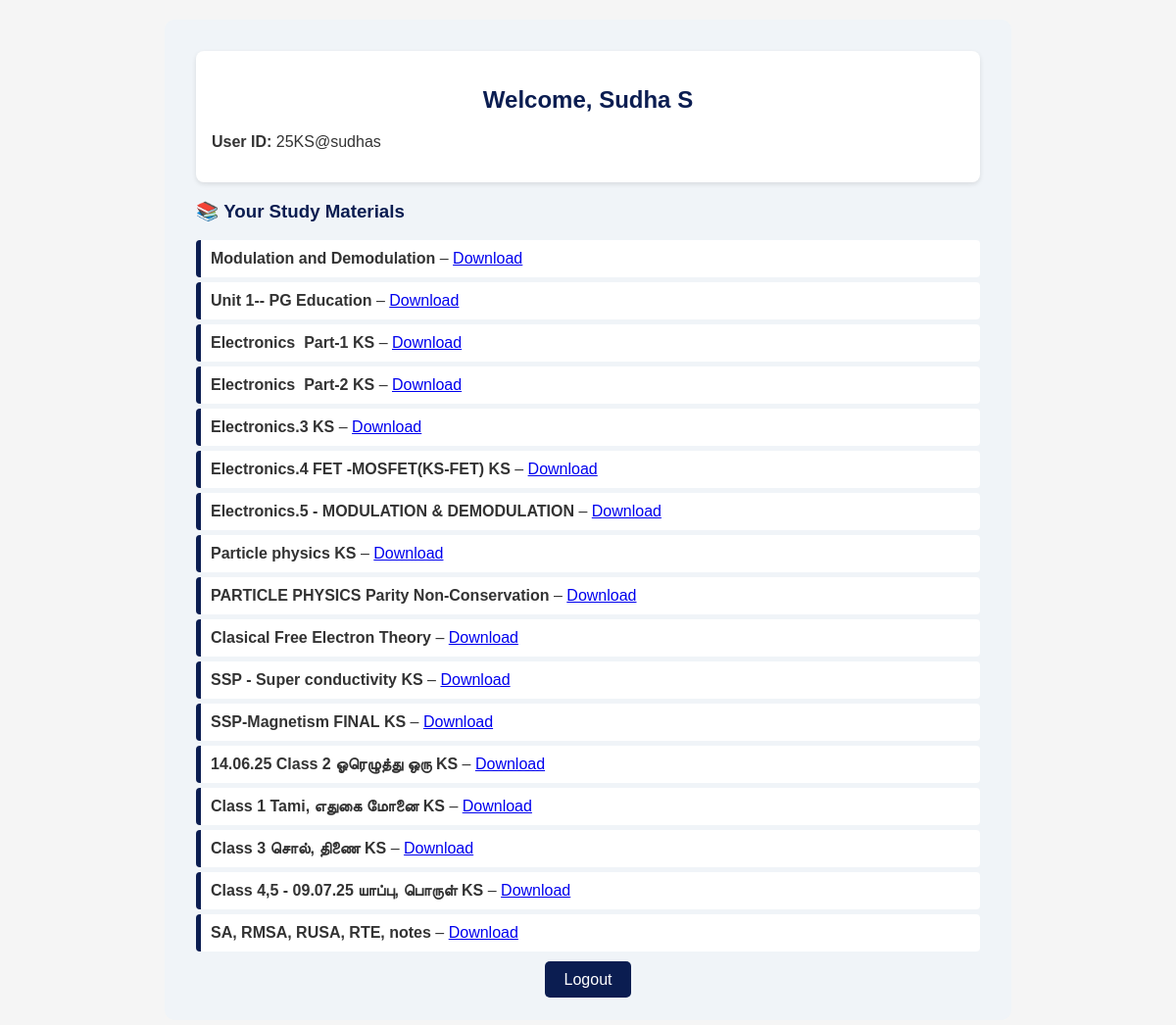
/student (signed in), run on the app's committed database.
### tables this page shows
CREATE TABLE students (
        id INTEGER PRIMARY KEY AUTOINCREMENT,
        name TEXT NOT NULL,
        userid TEXT NOT NULL UNIQUE,
        password TEXT NOT NULL,
        category TEXT NOT NULL
    );

CREATE TABLE materials (
        id INTEGER PRIMARY KEY AUTOINCREMENT,
        title TEXT NOT NULL,
        link TEXT NOT NULL,
        category TEXT NOT NULL
    );

### app.py (the view)
@app.route('/student')
def student():
    if not session.get('user') or session['user'] == 'admin':
        return redirect('/login')
    with get_db() as con:
        cur = con.cursor()
        cur.execute("SELECT name, category FROM students WHERE userid = ?", (session['user'],))
        student_data = cur.fetchone()
        if student_data:
            materials = con.execute("SELECT * FROM materials WHERE category = ?", (student_data[1],)).fetchall()
        else:
            materials = []
    return render_template("student.html",
                           student_name=student_data[0] if student_data else '',
                           userid=session.get('user'),
                           materials=materials)

### app.py (called while the page is built)
def get_db():
    conn = sqlite3.connect('data.db', check_same_thread=False)
    return conn

### templates/student.html (shortened to what this page needs)
<!DOCTYPE html>
<html lang="en">
<head>
    <link rel="stylesheet" href="{{ url_for('static', filename='style.css') }}">
</head>
<body>
<div class="dashboard">
    <div class="profile">
        <h2>Welcome, {{ student_name }}</h2>
        <p><strong>User ID:</strong> {{ userid }}</p>
    </div>
    <h3>📚 Your Study Materials</h3>
    {% if materials %}
    <ul>
        {% for mat in materials %}
        <li>
            <strong>{{ mat[1] }}</strong> –
            <a href="{{ mat[2] }}" target="_blank">Download</a>
        </li>
        {% endfor %}
    </ul>
    {% else %}
        <p>No study materials available yet.</p>
    {% endif %}
    <div class="logout">
        <a href="{{ url_for('logout') }}">Logout</a>
    </div>
</div>
</body>
</html>

### static/style.css (style rules this page uses)
body { font-family: 'Poppins', 'Open Sans', sans-serif; margin: 0; padding: 0; background-color: #f4f4f4; color: #333; }
body { font-family: 'Fira Sans', sans-serif; background-color: #f5f5f5; margin: 0; padding: 20px; }
h2 { color: #0B1D51; text-align: center; }
ul { padding-left: 20px; }
ul li { margin-bottom: 5px; }

### templates/student.html (style rules this page uses)
.dashboard { max-width: 800px; margin: auto; padding: 2rem; background-color: #f0f4f8; border-radius: 10px; font-family: Arial, sans-serif; }
.profile { background-color: #ffffff; padding: 1rem; border-radius: 8px; margin-bottom: 1rem; box-shadow: 0 2px 5px rgba(0, 0, 0, 0.1); }
h2, h3 { color: #0B1D51; }
ul { list-style-type: none; padding: 0; }
li { background: #fff; padding: 10px; margin-bottom: 10px; border-left: 5px solid #0B1D51; border-radius: 4px; }
.logout { text-align: center; margin-top: 20px; }
.logout a { text-decoration: none; color: #fff; background: #0B1D51; padding: 10px 20px; border-radius: 5px; }

### data on the page
students: name "Sudha S", userid "25KS@sudhas"
materials: title "Modulation and Demodulation"
materials: title "Unit 1-- PG Education"
materials: title "Electronics Part-1 KS"
materials: title "Electronics Part-2 KS"
materials: title "Electronics.3 KS"
materials: title "Electronics.4 FET -MOSFET(KS-FET) KS"
materials: title "Electronics.5 - MODULATION & DEMODULATION"
materials: title "Particle physics KS"
materials: title "PARTICLE PHYSICS Parity Non-Conservation"
materials: title "Clasical Free Electron Theory"
materials: title "SSP - Super conductivity KS"
materials: title "SSP-Magnetism FINAL KS"
materials: title "14.06.25 Class 2 ஓரெழுத்து ஒரு KS"
materials: title "Class 1 Tami, எதுகை மோனை KS"
materials: title "Class 3 சொல், திணை KS"
materials: title "Class 4,5 - 09.07.25 யாப்பு, பொருள் KS"
materials: title "SA, RMSA, RUSA, RTE, notes"
